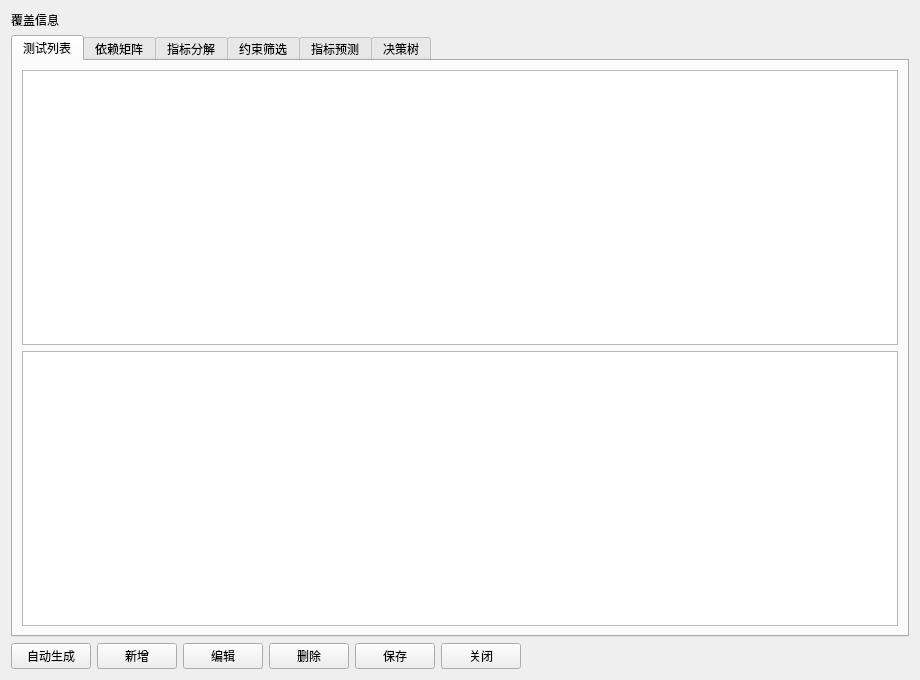
<?xml version="1.0" encoding="UTF-8"?>
<ui version="4.0">
 <class>TestManagementDialog</class>
 <widget class="QDialog" name="TestManagementDialog">
  <property name="geometry">
   <rect>
    <x>0</x>
    <y>0</y>
    <width>920</width>
    <height>680</height>
   </rect>
  </property>
  <property name="windowTitle">
   <string>测试管理</string>
  </property>
  <layout class="QVBoxLayout" name="verticalLayout">
   <item>
    <widget class="QLabel" name="labelCoverage">
     <property name="text">
      <string>覆盖信息</string>
     </property>
    </widget>
   </item>
   <item>
    <widget class="QTabWidget" name="tabWidget">
     <property name="currentIndex">
      <number>0</number>
     </property>
     <widget class="QWidget" name="tabTests">
      <attribute name="title">
       <string>测试列表</string>
      </attribute>
      <layout class="QVBoxLayout" name="verticalLayoutTests">
       <item>
        <widget class="QTableWidget" name="tableTests">
         <property name="editTriggers">
          <set>QAbstractItemView::NoEditTriggers</set>
         </property>
         <property name="selectionMode">
          <enum>QAbstractItemView::SingleSelection</enum>
         </property>
         <property name="selectionBehavior">
          <enum>QAbstractItemView::SelectRows</enum>
         </property>
        </widget>
       </item>
       <item>
        <widget class="QPlainTextEdit" name="plainDetails">
         <property name="readOnly">
          <bool>true</bool>
         </property>
        </widget>
       </item>
      </layout>
     </widget>
     <widget class="QWidget" name="tabMatrix">
      <attribute name="title">
       <string>依赖矩阵</string>
      </attribute>
      <layout class="QVBoxLayout" name="verticalLayoutMatrix">
       <item>
        <widget class="QTableWidget" name="tableMatrix">
         <property name="editTriggers">
          <set>QAbstractItemView::NoEditTriggers</set>
         </property>
         <property name="selectionBehavior">
          <enum>QAbstractItemView::SelectRows</enum>
         </property>
        </widget>
       </item>
       <item>
        <widget class="QPlainTextEdit" name="plainMatrixInfo">
         <property name="readOnly">
          <bool>true</bool>
         </property>
        </widget>
       </item>
      </layout>
     </widget>
     <widget class="QWidget" name="tabTargets">
      <attribute name="title">
       <string>指标分解</string>
      </attribute>
      <layout class="QVBoxLayout" name="verticalLayoutTargets">
       <item>
        <layout class="QGridLayout" name="gridLayoutTargets">
         <item row="0" column="0">
          <widget class="QLabel" name="labelTargetDetection">
           <property name="text">
            <string>故障检测率目标</string>
           </property>
          </widget>
         </item>
         <item row="0" column="1">
          <widget class="QDoubleSpinBox" name="spinTargetDetection">
           <property name="maximum">
            <double>1.000000000000000</double>
           </property>
           <property name="singleStep">
            <double>0.050000000000000</double>
           </property>
           <property name="value">
            <double>0.600000000000000</double>
           </property>
          </widget>
         </item>
         <item row="1" column="0">
          <widget class="QLabel" name="labelTargetIsolation">
           <property name="text">
            <string>故障隔离率目标</string>
           </property>
          </widget>
         </item>
         <item row="1" column="1">
          <widget class="QDoubleSpinBox" name="spinTargetIsolation">
           <property name="maximum">
            <double>1.000000000000000</double>
           </property>
           <property name="singleStep">
            <double>0.050000000000000</double>
           </property>
           <property name="value">
            <double>0.500000000000000</double>
           </property>
          </widget>
         </item>
         <item row="0" column="2" rowspan="2">
          <widget class="QPushButton" name="btnApplyTargets">
           <property name="text">
            <string>分配目标</string>
           </property>
          </widget>
         </item>
        </layout>
       </item>
       <item>
        <widget class="QTableWidget" name="tableTargetAllocation">
         <property name="editTriggers">
          <set>QAbstractItemView::NoEditTriggers</set>
         </property>
         <property name="selectionBehavior">
          <enum>QAbstractItemView::SelectRows</enum>
         </property>
        </widget>
       </item>
      </layout>
     </widget>
     <widget class="QWidget" name="tabConstraints">
      <attribute name="title">
       <string>约束筛选</string>
      </attribute>
      <layout class="QVBoxLayout" name="verticalLayoutConstraints">
       <item>
        <layout class="QGridLayout" name="gridLayoutConstraints">
         <item row="0" column="0">
          <widget class="QLabel" name="labelMaxCost">
           <property name="text">
            <string>最大测试费用</string>
           </property>
          </widget>
         </item>
         <item row="0" column="1">
          <widget class="QDoubleSpinBox" name="spinMaxCost">
           <property name="maximum">
            <double>9999.000000000000000</double>
           </property>
           <property name="singleStep">
            <double>1.000000000000000</double>
           </property>
           <property name="value">
            <double>10.000000000000000</double>
           </property>
          </widget>
         </item>
         <item row="1" column="0">
          <widget class="QLabel" name="labelMaxDuration">
           <property name="text">
            <string>最大测试时间</string>
           </property>
          </widget>
         </item>
         <item row="1" column="1">
          <widget class="QDoubleSpinBox" name="spinMaxDuration">
           <property name="maximum">
            <double>9999.000000000000000</double>
           </property>
           <property name="singleStep">
            <double>1.000000000000000</double>
           </property>
           <property name="value">
            <double>10.000000000000000</double>
           </property>
          </widget>
         </item>
         <item row="2" column="0">
          <widget class="QLabel" name="labelMaxCount">
           <property name="text">
            <string>最大测试数量</string>
           </property>
          </widget>
         </item>
         <item row="2" column="1">
          <widget class="QSpinBox" name="spinMaxCount">
           <property name="minimum">
            <number>0</number>
           </property>
           <property name="maximum">
            <number>999</number>
           </property>
           <property name="value">
            <number>0</number>
           </property>
          </widget>
         </item>
         <item row="0" column="2" rowspan="3">
          <widget class="QPushButton" name="btnApplyConstraints">
           <property name="text">
            <string>筛选候选测试</string>
           </property>
          </widget>
         </item>
        </layout>
       </item>
       <item>
        <widget class="QListWidget" name="listCandidateTests"/>
       </item>
      </layout>
     </widget>
     <widget class="QWidget" name="tabPrediction">
      <attribute name="title">
       <string>指标预测</string>
      </attribute>
      <layout class="QVBoxLayout" name="verticalLayoutPrediction">
       <item>
        <widget class="QLabel" name="labelPredictionSummary">
         <property name="text">
          <string>尚未计算预测</string>
         </property>
        </widget>
       </item>
       <item>
        <widget class="QTableWidget" name="tablePredictionBreakdown">
         <property name="editTriggers">
          <set>QAbstractItemView::NoEditTriggers</set>
         </property>
         <property name="selectionBehavior">
          <enum>QAbstractItemView::SelectRows</enum>
         </property>
        </widget>
       </item>
       <item>
        <widget class="QPushButton" name="btnEvaluatePrediction">
         <property name="text">
          <string>重新评估</string>
         </property>
        </widget>
       </item>
      </layout>
     </widget>
     <widget class="QWidget" name="tabDecision">
      <attribute name="title">
       <string>决策树</string>
      </attribute>
      <layout class="QVBoxLayout" name="verticalLayoutDecision">
       <item>
        <widget class="QTreeWidget" name="treeDecision">
         <column>
          <property name="text">
           <string>节点</string>
          </property>
         </column>
        </widget>
       </item>
       <item>
        <widget class="QPlainTextEdit" name="plainDecisionNotes">
         <property name="readOnly">
          <bool>true</bool>
         </property>
        </widget>
       </item>
       <item>
        <widget class="QPushButton" name="btnBuildDecisionTree">
         <property name="text">
          <string>生成决策树</string>
         </property>
        </widget>
       </item>
      </layout>
     </widget>
    </widget>
   </item>
   <item>
    <layout class="QHBoxLayout" name="buttonLayout">
     <item>
      <widget class="QPushButton" name="btnGenerate">
       <property name="text">
        <string>自动生成</string>
       </property>
      </widget>
     </item>
     <item>
      <widget class="QPushButton" name="btnAdd">
       <property name="text">
        <string>新增</string>
       </property>
      </widget>
     </item>
     <item>
      <widget class="QPushButton" name="btnEdit">
       <property name="text">
        <string>编辑</string>
       </property>
      </widget>
     </item>
     <item>
      <widget class="QPushButton" name="btnDelete">
       <property name="text">
        <string>删除</string>
       </property>
      </widget>
     </item>
     <item>
      <widget class="QPushButton" name="btnSave">
       <property name="text">
        <string>保存</string>
       </property>
      </widget>
     </item>
     <item>
      <widget class="QPushButton" name="btnClose">
       <property name="text">
        <string>关闭</string>
       </property>
      </widget>
     </item>
     <item>
      <spacer name="horizontalSpacer">
       <property name="orientation">
        <enum>Qt::Horizontal</enum>
       </property>
       <property name="sizeHint" stdset="0">
        <size>
         <width>40</width>
         <height>20</height>
        </size>
       </property>
      </spacer>
     </item>
    </layout>
   </item>
  </layout>
 </widget>
 <resources/>
 <connections/>
</ui>
